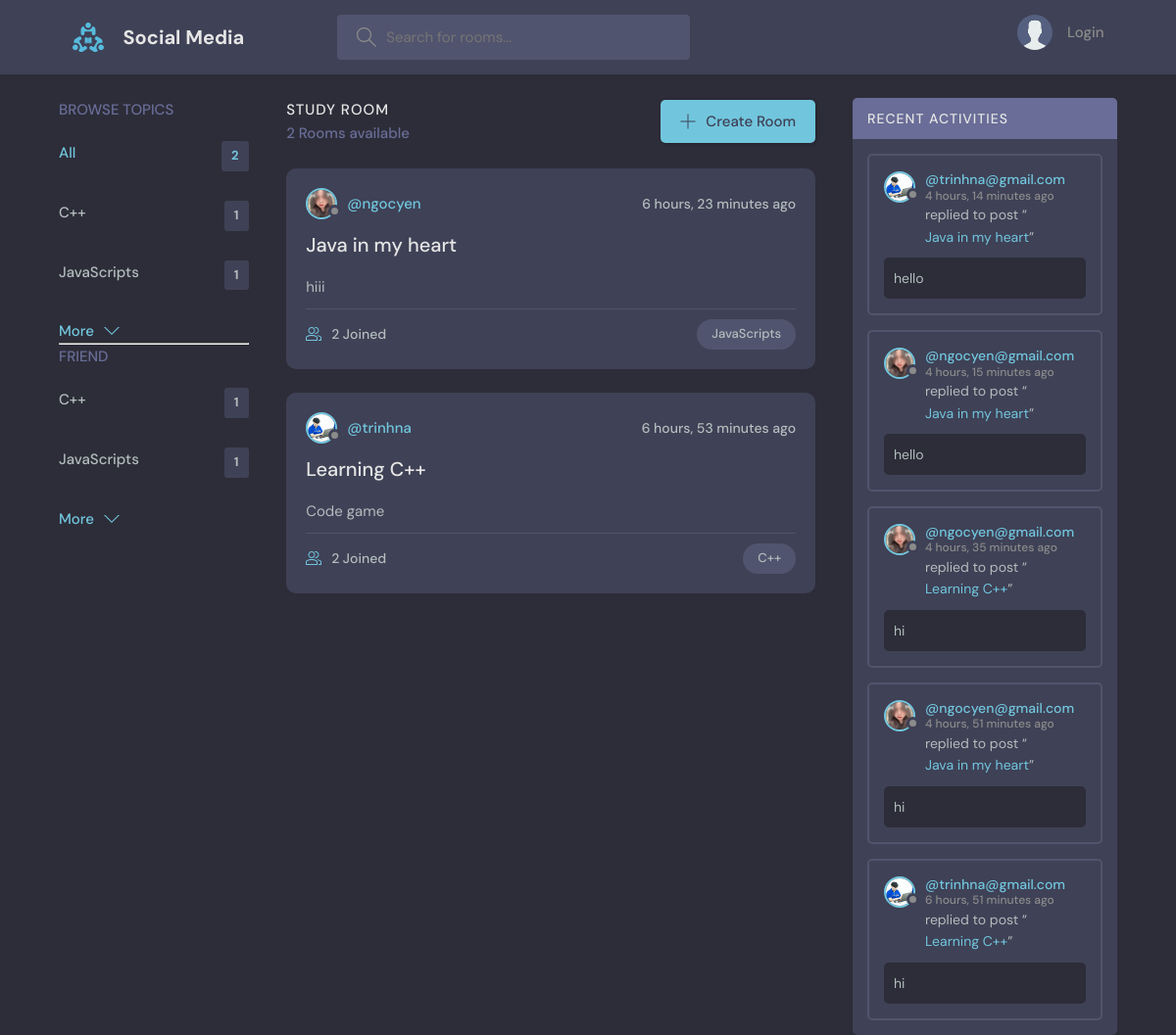
The page / on the database its author committed.
### base/models.py (models this page shows, shortened)
class Topic(models.Model):
    name = models.CharField(max_length=200)
    def __str__(seft):
        return seft.name

class Room(models.Model):
    host = models.ForeignKey(User,on_delete=models.SET_NULL,null =True)
    topic = models.ForeignKey(Topic,on_delete=models.SET_NULL,null=True)
    name = models.CharField(max_length=200)
    description = models.TextField(null = True, blank = True)
    participants = models.ManyToManyField(User,related_name='participants',blank=True)
    updated = models.DateTimeField(auto_now=True)
    created = models.DateTimeField(auto_now_add=True)
    password = models.TextField(null = True, blank = True)
    class Meta:
        ordering = ['-updated','created']
    def __str__(seft):
        return seft.name

class User(AbstractUser):
    name = models.CharField(max_length = 200, null = True)
    email =models.EmailField(unique = True,null =True)
    bio = models.TextField(null = True)
    avatar = models.ImageField(default='defaut1.png',null=True)
    USERNAME_FIELD ='email'
    REQUIRED_FIELDS = []

class Message(models.Model):
    user = models.ForeignKey(User,on_delete=models.CASCADE)
    room = models.ForeignKey(Room, on_delete=models.CASCADE)
    body = models.TextField()
    updated = models.DateTimeField(auto_now=True)
    created = models.DateTimeField(auto_now_add=True)
    class Meta:
        ordering = ['-updated','created']

### base/views.py (the view)
# urls.py: path('',views.home,name="home"),
def home(request):
    q = request.GET.get('q') if request.GET.get('q') != None else ''
    topic =Topic.objects.all()[0:5]
    rooms = Room.objects.filter(
        Q(topic__name__icontains =q) |
        Q(name__icontains = q)
        )
    room_count = rooms.count()
    room_message = Message.objects.filter(
        Q(room__topic__name__icontains =q))
    context = {'rooms':rooms,'topic':topic,
               'room_count':room_count,'room_message':room_message ,}
    return render(request,'base/home.html',context)

### base/templates/base/home.html (shortened to what this page needs)
{%extends 'main.html'%}
{% block content%}
<main class="layout layout--3">
  <div class="container">
    {% include 'base/topics_compo.html'%}
    <div class="roomList">
      <div class="roomList__header">
        <div>
          <h2>Study Room</h2>
          <p>{{rooms.count}} Rooms available</p>
        </div>
        <a class="btn btn--main" href="{%url 'create-room' %}">
          <svg version="1.1" xmlns="http://www.w3.org/2000/svg" width="32" height="32" viewBox="0 0 32 32">
            <title>add</title>
            <path
              d="M16.943 0.943h-1.885v14.115h-14.115v1.885h14.115v14.115h1.885v-14.115h14.115v-1.885h-14.115v-14.115z"
            ></path>
          </svg>
          Create Room
        </a>
      </div>
        {%include 'base/feed.html'%}
    </div>
    {%include 'base/activity.html'%}
  </div>
</main>
{%endblock%}

### base/templates/base/topics_compo.html
<div class="topics">
    <div class="topics__header">
      <h2>Browse Topics</h2>
    </div>
    <ul class="topics__list">
      <li>
        <a href="/" class="active">All <span>{{topic.count}}</span></a>
      </li>
      {%for t in topic%}
      <li>
        <a href="{%url 'home' %}?q={{t.name}}">{{t.name}} <span>{{t.room_set.all.count}}</span></a>
      </li>
      {%endfor%}
    </ul>
    <a class="btn btn--link" href="{%url 'topics'%}">
      More
      <svg version="1.1" xmlns="http://www.w3.org/2000/svg" width="32" height="32" viewBox="0 0 32 32">
        <title>chevron-down</title>
        <path d="M16 21l-13-13h-3l16 16 16-16h-3l-13 13z"></path>
      </svg>
    </a>
    <hr>
    <div class="topics__header">
      <h2>Friend</h2>
    </div>
    <ul class="topics__list">
      {%for t in topic%}
      <li>
        <a href="{%url 'home' %}?q={{t.name}}">{{t.name}} <span>{{t.room_set.all.count}}</span></a>
      </li>
      {%endfor%}
    </ul>
    <a class="btn btn--link" href="{%url 'topics'%}">
      More
      <svg version="1.1" xmlns="http://www.w3.org/2000/svg" width="32" height="32" viewBox="0 0 32 32">
        <title>chevron-down</title>
        <path d="M16 21l-13-13h-3l16 16 16-16h-3l-13 13z"></path>
      </svg>
    </a>
  </div>

### base/templates/base/feed.html (shortened to what this page needs)
{%for room in rooms%}
<div class="roomListRoom">
  <div class="roomListRoom__header">
    <a href="{% url 'profile' room.host.id%}" class="roomListRoom__author">
      <div class="avatar avatar--small">
        <img src="{{ room.host.avatar.url }}" />
      </div>
      <span>@{{room.host.username}}</span>
    </a>
    <div class="roomListRoom__actions">
      <span>{{room.created|timesince}} ago</span>
    </div>
  </div>
  <div class="roomListRoom__content">
    <a href="{%url 'room' room.id%}">{{room.name}}</a>
    <p>
      {{room.description}}
    </p>
  </div>
  <div class="roomListRoom__meta">
    <a href="{%url 'room' room.id%}" class="roomListRoom__joined">
      {{room.participants.all.count}} Joined
    </a>
    <p class="roomListRoom__topic">{{room.topic}}</p>
  </div>
</div>
{%endfor%}

### base/templates/base/activity.html (shortened to what this page needs)
<div class="activities">
    <div class="activities__header">
      <h2>Recent Activities</h2>
    </div>
    {% for m in room_message %}
    <div class="activities__box">
      <div class="activities__boxHeader roomListRoom__header">
        <a href="{%url 'profile' m.user.id%}" class="roomListRoom__author">
          <div class="avatar avatar--small">
            <img src="{{m.user.avatar.url}}" />
          </div>
          <p>
            @{{m.user}}
            <span>{{m.created|timesince}} ago</span>
          </p>
        </a>
      </div>
      <div class="activities__boxContent">
        <p>replied to post “<a href="{%url 'room' m.room.id%}">{{m.room}}</a>”</p>
        <div class="activities__boxRoomContent">
         {{m.body}}
        </div>
      </div>
    </div>
    {%endfor%}
  </div>

### rows shown on the page
Topic: name "C++", room_set.all.count "1"
Topic: name "JavaScripts", room_set.all.count "1"
Room: host.avatar (picture), host.username "ngocyen", created "6 hours, 23 minutes", name "Java in my heart", description "hiii", participants.all.count "2", topic "JavaScripts"
Room: host.avatar (picture), host.username "trinhna", created "6 hours, 53 minutes", name "Learning C++", description "Code game", participants.all.count "2", topic "C++"
Message: user.avatar (picture), user "trinhna@gmail.com", created "4 hours, 14 minutes", room "Java in my heart", body "hello"
Message: user.avatar (picture), user "ngocyen@gmail.com", created "4 hours, 15 minutes", room "Java in my heart", body "hello"
Message: user.avatar (picture), user "ngocyen@gmail.com", created "4 hours, 35 minutes", room "Learning C++", body "hi"
Message: user.avatar (picture), user "ngocyen@gmail.com", created "4 hours, 51 minutes", room "Java in my heart", body "hi"
Message: user.avatar (picture), user "trinhna@gmail.com", created "6 hours, 51 minutes", room "Learning C++", body "hi"

### other values the page prints
{{ topic.count }} "2"
{{ rooms.count }} "2"
